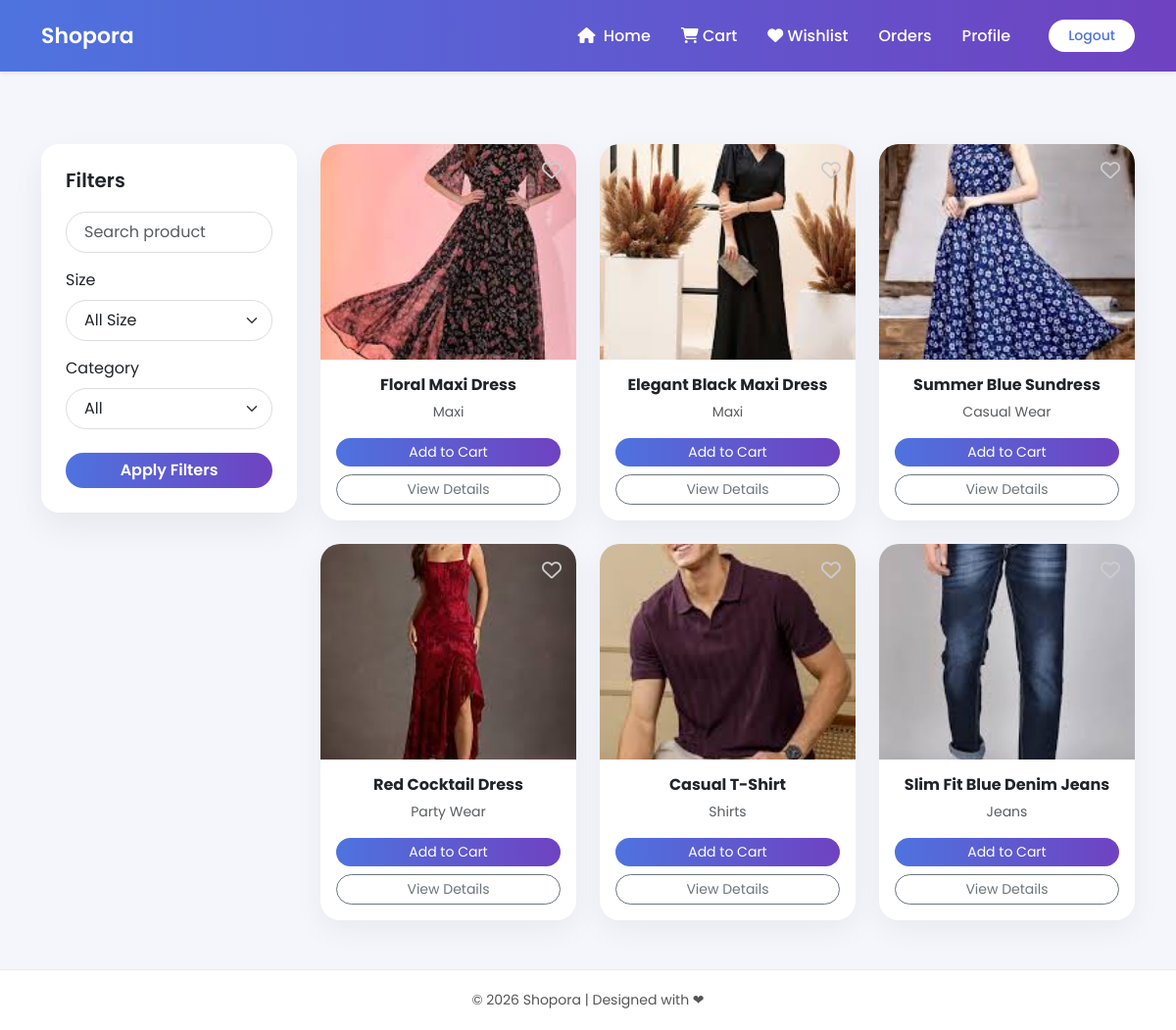
/userhome, run on the app's committed database.
### siteadmin/models.py (models this page shows, shortened)
class Product(models.Model):
    name = models.CharField(max_length=20)
    size = models.CharField(max_length=20,null=True,blank=True)
    fabric = models.CharField(max_length=20)
    description = models.TextField()
    base_price = models.FloatField()
    stock_quantity = models.PositiveIntegerField()
    categoryid = models.ForeignKey(category, on_delete=models.CASCADE)
    image = models.ImageField(upload_to='products', validators=[validate_jpg])

class category(models.Model):
    cname=models.CharField(max_length=100)

### user/views.py (the view)
# urls.py: path('userhome',views.userhome,name='userhome'),
def userhome(request):
    products = Product.objects.all()
    categories = category.objects.all()
    search = request.GET.get('search')
    categorys = request.GET.get('category')
    color = request.GET.get('color')
    size = request.GET.get('size')
    gender = request.GET.get('gender')
    is_filtered = False
    if search:
        products = products.filter(name__icontains=search)
        is_filtered = True
    if categorys:
        products = products.filter(categoryid__id=categorys)
        is_filtered = True
    if size:
        products = products.filter(size__icontains=size)
        is_filtered = True
    if request.user.is_authenticated:
        user_wishlist_ids = whislist.objects.filter(
            customerid=request.user
        ).values_list('productid_id', flat=True)
    else:
        user_wishlist_ids = []
    return render(request, 'user/userhome.html', {
        'm': products,
        'categories': categories,
        'user_wishlist_ids': user_wishlist_ids,
        'is_filtered': is_filtered
    })

### template/user/userhome.html (shortened to what this page needs)
{% extends 'user/base.html' %}
{% block content %}
<div class="container mt-4">
    <div class="row">
        <div class="col-md-3">
            <div class="filter-card">
                <h5>Filters</h5>
                <form method="GET">
                    <div class="mb-3">
                        <input type="text" name="search"
                               class="form-control"
                               placeholder="Search product"
                               value="{{ request.GET.search }}">
                    </div>
                    <div class="mb-3">
                        <label for="" class="mb-2">Size</label>
                        <select name="size" id="size" class="form-select">
                            <option value="">All Size</option>
                        </select>
                    </div>
                    <div class="mb-4">
                        <label class="mb-2">Category</label>
                        <select name="category" class="form-select">
                            <option value="">All</option>
                        </select>
                    </div>
                    <button type="submit"
                            class="btn btn-filter w-100 text-white">
                        Apply Filters
                    </button>
                </form>
            </div>
        </div>
        <div class="col-md-9">
            <div class="row g-4">
                {% for product in m %}
                <div class="col-md-4">
                    <div class="card product-card h-100 position-relative">
                        <a href="{% url 'toggle_wishlist' product.id %}"
                           class="wishlist-heart {% if product.id in user_wishlist_ids %}active{% endif %}">
                            {% if product.id in user_wishlist_ids %}
                                <i class="fa-solid fa-heart"></i>
                            {% else %}
                                <i class="fa-regular fa-heart"></i>
                            {% endif %}
                        </a>
                        {% if product.image %}
                            <img src="{{ product.image.url }}"
                                 class="card-img-top product-img">
                        {% endif %}
                        <div class="card-body text-center">
                            <h6 class="fw-bold">{{ product.name }}</h6>
                            <p class="text-muted small">
                                {{ product.categoryid.cname }}
                            </p>
                            {% if product.stock_quantity == 0 %}
                                <span class="badge bg-danger mb-2">
                                    Out of Stock
                                </span>
                            {% else %}
                                <form method="POST"
                                      action="{% url 'addcart' %}">
                                    <button type="submit"
                                            class="btn btn-add btn-sm w-100 text-white">
                                        Add to Cart
                                    </button>
                                </form>
                            {% endif %}
                            <a href="{% url 'deatiles' product.id %}"
                               class="btn btn-outline-secondary btn-details btn-sm w-100 mt-2">
                                View Details
                            </a>
                        </div>
                    </div>
                </div>
                {% empty %}
                    <p>No products found.</p>
                {% endfor %}
            </div>
        </div>
    </div>
</div>
{% endblock %}

### template/user/base.html (style rules this page uses)
body { font-family: 'Poppins', sans-serif; background: #f5f7fb; }

### template/user/userhome.html (style rules this page uses)
body { background: #f4f6fb; }
.filter-card { border: none; border-radius: 18px; padding: 25px; background: #ffffff; box-shadow: 0 15px 35px rgba(0,0,0,0.06); }
.filter-card h5 { font-weight: 600; margin-bottom: 20px; }
.form-control, .form-select { border-radius: 30px; padding: 8px 18px; border: 1px solid #ddd; }
.btn-filter { border-radius: 30px; background: linear-gradient(90deg, #4e73df, #6f42c1); border: none; font-weight: 600; }
.product-card { border: none; border-radius: 20px; transition: 0.3s; box-shadow: 0 10px 30px rgba(0,0,0,0.05); }
.product-img { height: 220px; object-fit: cover; border-top-left-radius: 20px; border-top-right-radius: 20px; }
.wishlist-heart { position: absolute; top: 12px; right: 15px; font-size: 20px; }
.wishlist-heart i { color: #ccc; transition: 0.3s; }
.btn-add { border-radius: 30px; background: linear-gradient(90deg, #4e73df, #6f42c1); border: none; font-size: 14px; }
.btn-details { border-radius: 30px; font-size: 14px; }

### data on the page
Product: image (picture), name "Floral Maxi Dress", categoryid.cname "Maxi"
Product: image (picture), name "Elegant Black Maxi Dress", categoryid.cname "Maxi"
Product: image (picture), name "Summer Blue Sundress", categoryid.cname "Casual Wear"
Product: image (picture), name "Red Cocktail Dress", categoryid.cname "Party Wear"
Product: image (picture), name "Casual T-Shirt", categoryid.cname "Shirts"
Product: image (picture), name "Slim Fit Blue Denim Jeans", categoryid.cname "Jeans"
